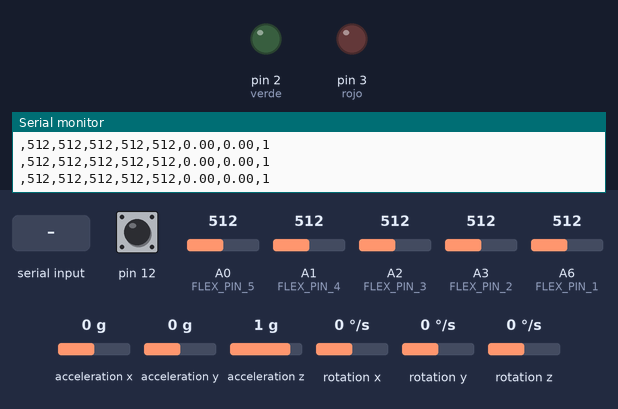
Recording of a sketch running on a simulated Arduino Nano, built with avr-gcc and run on an emulated ATmega328P. On the bench: output pins drawn as LEDs (lit = HIGH), the last lines printed to the serial monitor. Dashed ring = blinking. The inputs (shaded band) are chosen by the test bench; at power-on: acceleration y 0 g, pin 12 HIGH, A0 (FLEX_PIN_5) = 512, A1 (FLEX_PIN_4) = 512, A2 (FLEX_PIN_3) = 512, A3 (FLEX_PIN_2) = 512, A6 (FLEX_PIN_1) = 512, acceleration x 0 g, acceleration z 1 g, rotation x 0 °/s, rotation y 0 °/s, rotation z 0 °/s. The audio player accepts every command and is not drawn.

Above: at 1.7 s.
1.8 s: "90,45\n" received over Serial
At 2.32 s:
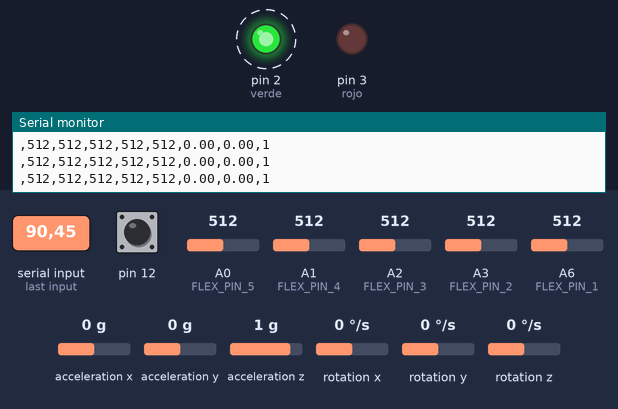
7.8 s: "30,150\n" received over Serial
At 8.05 s:
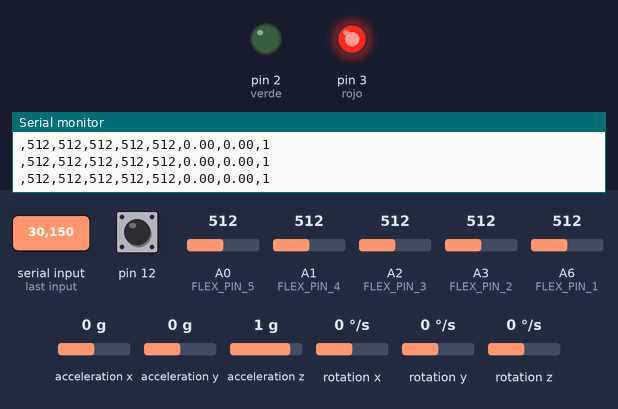
10.8 s: acceleration y set to -0.2 g
13.8 s: "5\n" received over Serial
At 14.7 s:
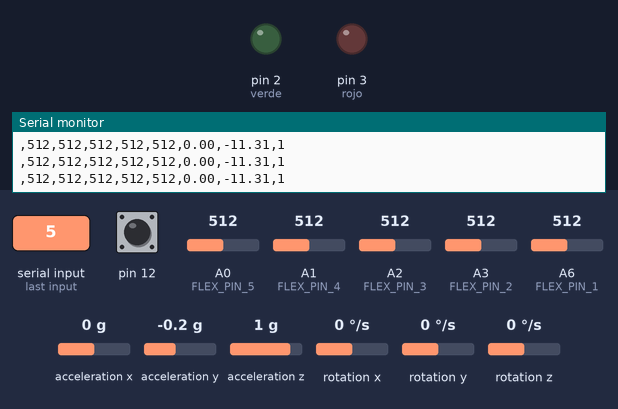
Timing chart, 0 to 16.8 s (numbered marks = the images above; inputs shaded):
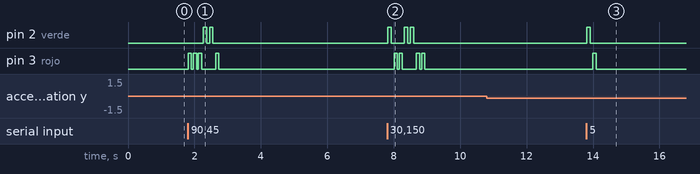

Measured:
- after the input at 1.8 s, pin 2 (verde): alternates HIGH for 0.10 s and LOW for 0.08 s, 4 changes in all, then stays LOW, starting after 0.47 s
- after the input at 7.8 s, pin 2 (verde): goes HIGH 0.10 s, LOW 0.39 s, HIGH 0.10 s, LOW 0.08 s, HIGH 0.10 s, then LOW, starting at once
- after the input at 13.8 s, pin 2 (verde): LOW → HIGH at once, → LOW 0.10 s later; pin 3 (rojo): LOW → HIGH after 0.20 s, → LOW 0.10 s later

The sketch:

finalcode_mod.ino
```cpp
#include <MPU6050.h>

// Incluya la biblioteca MPU6050
#include <Wire.h>

#include <MPU6050.h>
#include "Arduino.h"
#include "SoftwareSerial.h"
#include "DFRobotDFPlayerMini.h"

SoftwareSerial mySoftwareSerial(10, 11); // RX, TX
DFRobotDFPlayerMini myDFPlayer;
void printDetail(uint8_t type, int value);
const int verde = 2;
const int rojo= 3;
// Dirección I2C del MPU6050
const uint8_t MPU_ADDR = 0x68;
const char separator = ',';
// Objeto de la clase MPU6050
MPU6050 mpu;
int ax, ay, az;

// Pines analógicos de los sensores flex
#define FLEX_PIN_1 A6   //  pulgar
#define FLEX_PIN_2 A3  //   indice
#define FLEX_PIN_3 A2  //medio
#define FLEX_PIN_4 A1  // corazon
#define FLEX_PIN_5 A0  // meñique

void setup() {
  // Inicialice la comunicación serial a una velocidad de 9600 baudios
  Serial.begin(9600);

  // Inicialice la comunicación I2C
  Wire.begin();
  pinMode(12, INPUT_PULLUP);
  // Inicialice el MPU6050
  mpu.initialize();
  //inicializa audio
  pinMode(verde, OUTPUT);
  pinMode(rojo, OUTPUT);
  mySoftwareSerial.begin(9600);
  myDFPlayer.begin(mySoftwareSerial);
  myDFPlayer.volume(30);  //Set volume value. From 0 to 30

}

void loop() {
  // Lea los valores de los sensores flex
  int flex1 = analogRead(FLEX_PIN_1);
  int flex2 = analogRead(FLEX_PIN_2);
  int flex3 = analogRead(FLEX_PIN_3);
  int flex4 = analogRead(FLEX_PIN_4);
  int flex5 = analogRead(FLEX_PIN_5);
  int pulsador=0;
  pulsador = digitalRead(12);
  // Lea los valores del giroscopio
  //int16_t gyroX, gyroY, gyroZ;
  int ax, ay, az;

  mpu.getAcceleration(&ax,&ay,&az);
  float accel_ang_x=atan(ax/sqrt(pow(ay,2) + pow(az,2)))*(180.0/3.14);
  float accel_ang_y=atan(ay/sqrt(pow(ax,2) + pow(az,2)))*(180.0/3.14);

  // Imprima los valores en una tabla en la consola serial
  //Serial.print("pulgar\tindice\tmedio\tcorazon\tmeñique\tacelZ\n");
  // Formatear los datos en una sola línea
  String dataToSend = separator+String(flex1) + separator + String(flex2) + separator + String(flex3) +
                     separator + String(flex4) + separator + String(flex5) + separator +
                     String(accel_ang_x) + separator + String(accel_ang_y) + separator +
                     String(pulsador);
Serial.println(dataToSend);

    pulsador = digitalRead(12);   //lee el estado del botón
  if(pulsador==HIGH) {          //si el estado es pulsado
    //se enciende el led
  }

    delay(50);


  if (Serial.available()>0) {
    {
    char option=Serial.read();// Lee el número entero recibido desde Python

    if (option >= '1' && option <= '5') {
      digitalWrite(verde, HIGH);
      delay(100);
      digitalWrite(verde, LOW);
      int valor = String(option).toInt();
      myDFPlayer.play(valor);

       //Play the first mp3
    } else {
      digitalWrite(rojo, HIGH); // Apaga el LED si el número no está entre 1 y 5
      delay(100);
      digitalWrite(rojo, LOW);
    }
    }
  }
}
```
